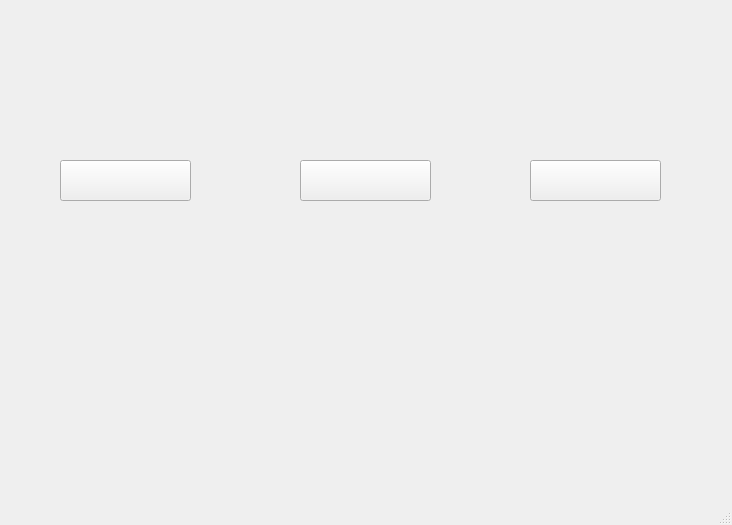
<?xml version="1.0" encoding="UTF-8"?>
<ui version="4.0">
 <class>MainWindow_help</class>
 <widget class="QMainWindow" name="MainWindow_help">
  <property name="geometry">
   <rect>
    <x>0</x>
    <y>0</y>
    <width>732</width>
    <height>525</height>
   </rect>
  </property>
  <property name="windowTitle">
   <string>使用帮助</string>
  </property>
  <widget class="QWidget" name="centralwidget">
   <widget class="QLabel" name="label">
    <property name="geometry">
     <rect>
      <x>0</x>
      <y>0</y>
      <width>731</width>
      <height>471</height>
     </rect>
    </property>
    <property name="styleSheet">
     <string notr="true">border-image:url(:/new/prefix1/help2.png);</string>
    </property>
    <property name="text">
     <string/>
    </property>
   </widget>
   <widget class="QPushButton" name="btn_buy">
    <property name="geometry">
     <rect>
      <x>60</x>
      <y>160</y>
      <width>131</width>
      <height>41</height>
     </rect>
    </property>
    <property name="styleSheet">
     <string notr="true">border-image:url(:/new/prefix1/buy.png);</string>
    </property>
    <property name="text">
     <string/>
    </property>
   </widget>
   <widget class="QPushButton" name="btn_buy2">
    <property name="geometry">
     <rect>
      <x>300</x>
      <y>160</y>
      <width>131</width>
      <height>41</height>
     </rect>
    </property>
    <property name="styleSheet">
     <string notr="true">border-image:url(:/new/prefix1/buy.png);</string>
    </property>
    <property name="text">
     <string/>
    </property>
   </widget>
   <widget class="QPushButton" name="btn_buy3">
    <property name="geometry">
     <rect>
      <x>530</x>
      <y>160</y>
      <width>131</width>
      <height>41</height>
     </rect>
    </property>
    <property name="styleSheet">
     <string notr="true">border-image:url(:/new/prefix1/buy.png);</string>
    </property>
    <property name="text">
     <string/>
    </property>
   </widget>
   <widget class="QLabel" name="label_2">
    <property name="geometry">
     <rect>
      <x>30</x>
      <y>210</y>
      <width>191</width>
      <height>221</height>
     </rect>
    </property>
    <property name="styleSheet">
     <string notr="true">border-image:url(:/new/prefix1/mark.png)</string>
    </property>
    <property name="text">
     <string/>
    </property>
   </widget>
   <widget class="QLabel" name="label_3">
    <property name="geometry">
     <rect>
      <x>270</x>
      <y>210</y>
      <width>181</width>
      <height>211</height>
     </rect>
    </property>
    <property name="styleSheet">
     <string notr="true">border-image:url(:/new/prefix1/mark2.png)</string>
    </property>
    <property name="text">
     <string/>
    </property>
   </widget>
   <widget class="QLabel" name="label_4">
    <property name="geometry">
     <rect>
      <x>510</x>
      <y>210</y>
      <width>181</width>
      <height>221</height>
     </rect>
    </property>
    <property name="styleSheet">
     <string notr="true">border-image:url(:/new/prefix1/mark3.png)</string>
    </property>
    <property name="text">
     <string/>
    </property>
   </widget>
  </widget>
  <widget class="QMenuBar" name="menubar">
   <property name="geometry">
    <rect>
     <x>0</x>
     <y>0</y>
     <width>732</width>
     <height>23</height>
    </rect>
   </property>
  </widget>
  <widget class="QStatusBar" name="statusbar"/>
 </widget>
 <resources/>
 <connections/>
</ui>
